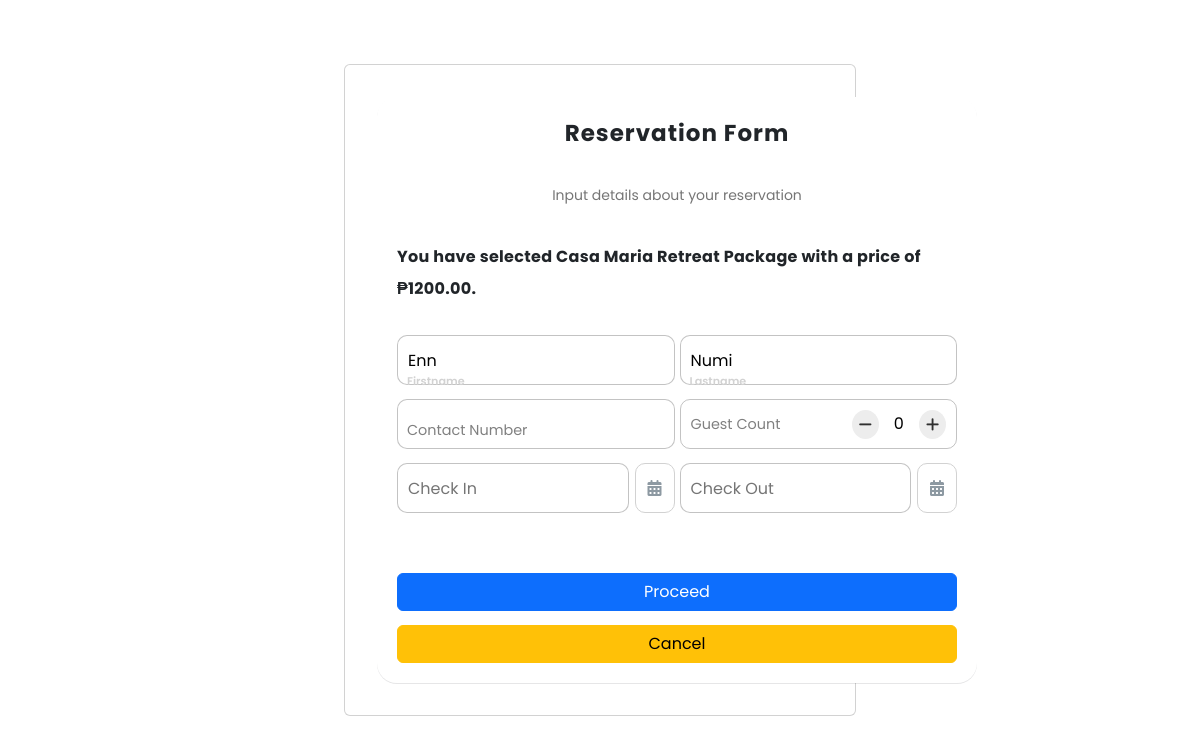
The app's page /guest_side/select_package2.php?id=1 (signed in) with its own data.
### tables this page shows
CREATE TABLE `packages` (
  `package_id` int(11) NOT NULL,
  `service_id` int(11) DEFAULT NULL,
  `name` varchar(255) DEFAULT NULL,
  `price` decimal(10,2) DEFAULT NULL,
  `type` varchar(100) NOT NULL,
  `description` text DEFAULT NULL,
  `image_path` varchar(255) DEFAULT NULL
);

CREATE TABLE `users` (
  `user_id` int(5) NOT NULL,
  `first_name` varchar(255) NOT NULL,
  `last_name` varchar(255) NOT NULL,
  `email` varchar(255) NOT NULL,
  `password` varchar(255) NOT NULL,
  `profile_picture` varchar(255) NOT NULL,
  `timestamp` timestamp NOT NULL DEFAULT current_timestamp() ON UPDATE current_timestamp()
);

### guest_side/select_package2.php (the view, shortened to what this page needs)
<?php
require_once("fetch_packages.php");
$user_id = $_SESSION['user_id'];
 $id = $_GET['id'];
 $sql = "SELECT * FROM packages WHERE package_id = '$id'";
$stmt = $conn->prepare($sql);
$stmt->execute();
$row = $stmt->fetch(PDO::FETCH_ASSOC);
$package = $row['name'];
$price = $row['price'];
?>
<!DOCTYPE html>
<html lang="en">
<head>
    <link rel="stylesheet" href="https://cdnjs.cloudflare.com/ajax/libs/font-awesome/6.4.0/css/all.min.css" />
    <link href="https://cdn.jsdelivr.net/npm/bootstrap@5.3.1/dist/css/bootstrap.min.css" rel="stylesheet">
    <link rel="stylesheet" href="./css/guest-style.css">
    <link rel="stylesheet" href="https://cdnjs.cloudflare.com/ajax/libs/font-awesome/6.4.0/css/all.min.css" />
    <link rel="stylesheet" href="./css/reservation-styles.css">
    <link href="https://cdn.jsdelivr.net/npm/bootstrap@5.3.1/dist/css/bootstrap.min.css" rel="stylesheet">
</head>
<body>
        <section class=" mx-3 my-3">
             <div class="mx-5 my-5 row">
                 <div class="container col-md-6 mt-3 mb-5">
        <div class="card">
            <div class="card-body">
        <div class="">
            <form method="post" class="reservation-form mx-3 my-3">
                <p class="reservation-title">Reservation Form</p>
                <p class="message">Input details about your reservation</p>
                <p class="service-name">You have selected <?php echo $package; ?> with a price of ₱<?php echo $price; ?>.</p>
                <div class="reserve-flex">
                     <?php
                      $sql = "SELECT *
                    FROM users WHERE user_id = '$user_id'";
                    $stmt = $conn->prepare($sql);
                    $stmt->execute();
                    $row = $stmt->fetch(PDO::FETCH_ASSOC);
                      ?>
                    <label>
                        <input required="" placeholder="" type="text" class="input" name="first_name" value="<?php echo $row['first_name']; ?>">
                        <span>Firstname</span>
                    </label>
                    <label>
                        <input required="" placeholder="" type="text" class="input" name="last_name" value="<?php echo $row['last_name']; ?>">
                        <span>Lastname</span>
                    </label>
                </div>
                <div class="reserve-flex">
                    <label>
                        <input required="" placeholder="" type="text" class="input" name="contact_no">
                        <span>Contact Number</span>
                    </label>
                    <label>
                        <div class="guest-div">
                            <div class="input-guest">
                                <i class="fa-solid fa-minus guest-count-con" onclick="decrementValue()"></i>
                                <input type="text" id="guest_count" name="guest_count" readonly value="0">
                                <i class="fa-solid fa-plus guest-count-con" onclick="incrementValue()"></i>
                            </div>
                            <span class="for-guest">Guest Count</span>
                        </div>
                    </label>
                </div>
                <div class="reserve-flex">
                      <label class="select-date">
                        <input required="" placeholder="Check In" name="date_from" type="text" class="input" readonly style="cursor: pointer" id="check_in_date">
                        <div class="sched-buttons" id="calendar-icon-in">
                            <i class="fa-solid fa-calendar-days calendar-icon" title="toggle" data-toggle="calendar-in"></i>
                        </div>
                    </label>
                     <label class="select-date">
                        <input required="" placeholder="Check Out" name="date_to" type="text" class="input" readonly style="cursor: pointer" id="check_out_date">
                        <div class="sched-buttons" id="calendar-icon-out">
                            <i class="fa-solid fa-calendar-days calendar-icon" title="toggle" data-toggle="check_out"></i>
                        </div>
                    </label>
                </div>
                <br>
                <button type="submit" name="submit" class="btn btn-primary">Proceed</button>
                <a href="select_package.php" class="btn btn-warning" role="button">Cancel</a>
           </form>
        </div>
    </div>
</div>
</div>
</div>
    </section>
<?php include "check-in-out.php"; ?>
</body>

### guest_side/css/reservation-styles.css (style rules this page uses)
:root { --blue: #235789; --white: #ffffff; --yellow: #f7f585; }
* { margin: 0; padding: 0; box-sizing: border-box; font-family: 'Poppins', sans-serif; }
body { margin: 0; padding: 0; background-color: #ededed; min-height: 100vh; }
.reservation-form { display: flex; flex-direction: column; gap: 14px; width: 600px; background-color: #fff; padding: 20px; border-radius: 20px; position: relative; margin-top: 30px; box-shadow: rgba(17, 17, 26, 0.1) 0px 1px 0px; }
.reservation-title { text-align: center; font-weight: 700; font-size: 23px; letter-spacing: 1px; }
.reservation-form .message { text-align: center; }
.reserve-flex { display: flex; justify-content: center; max-width: 100%; gap: 5px; }
.reservation-form label { position: relative; width: 100%; }
.reservation-form label .input { width: 100%; height: 50px; outline: 0; border: 1px solid rgba(105, 105, 105, 0.397); border-radius: 10px; padding: 10px; }
.reservation-form label .input+span { position: absolute; left: 10px; top: 15px; color: grey; font-size: 0.9em; cursor: text; transition: 0.3s ease; }
.reservation-form label .input:focus+span, .reservation-form label .input:valid+span { top: 30px; font-size: 0.7em; font-weight: 600; color: #d2d2d2; }
.select-date { display: flex; align-items: center; gap: 6px; }
.sched-buttons { display: flex; align-items: center; justify-content: center; padding: 12px; border: solid #d2d2d2 1px; height: 50px; border-radius: 10px; cursor: pointer; }
.calendar-icon { color: #8d99a2; }
#guest_count { outline: none; border: none; width: 20px; text-align: center; }
.guest-div { display: flex; position: relative; align-items: center; justify-content: space-between; flex-direction: row-reverse; width: 100%; height: 50px; outline: 0; border: 1px solid rgba(105, 105, 105, 0.397); border-radius: 10px; padding: 10px; }
.guest-div .input-guest { display: flex; align-items: center; gap: 10px; justify-content: end; width: 50%; }
.guest-div .for-guest { left: 10px; top: 15px; color: grey; font-size: 0.9em; cursor: text; transition: 0.3s ease; }
.guest-count-con { background-color: #ededed; padding: 7px; cursor: pointer; border-radius: 50%; text-align: center; color: #303030; font-size: 15px; }

### records on screen
packages: name "Casa Maria Retreat Package", price "1200.00"
users: first_name "Enn", last_name "Numi"
